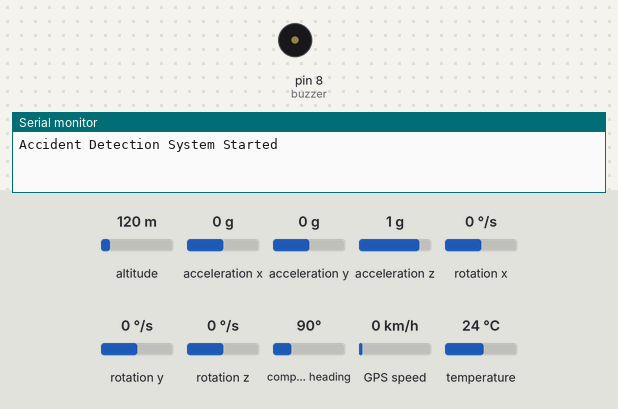
The sketch below on a simulated Arduino Uno, built with avr-gcc and run on an emulated ATmega328P. On the bench: buzzer (waves = sounding, pin HIGH), the last lines printed to the serial monitor. The test bench sets the inputs (shaded band); at power-on: altitude 120 m, acceleration x 0 g, acceleration y 0 g, acceleration z 1 g, rotation x 0 °/s, rotation y 0 °/s, rotation z 0 °/s, compass heading 90°, GPS speed 0 km/h, temperature 24 °C. The GPS gets a fix after 3 s at 37.7749, -122.4194 with 8 satellites; the modem accepts every AT command (registered, SIM ready, sends succeed) and sends nothing else.

Above: at 15.0 s.
At 32.8 s:
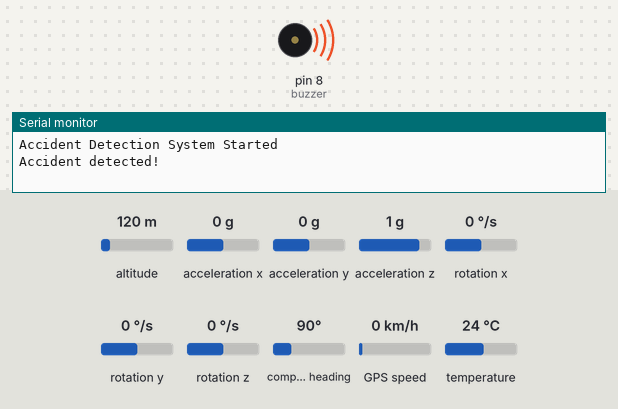
Timing chart, 0 to 46.1 s (numbered marks = the images above):
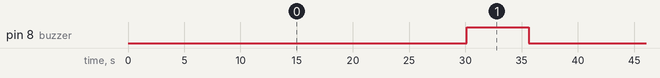

Measured:
- by itself, pin 8 (buzzer): alternates HIGH for 5.5 s and LOW for 29.9 s

The sketch:

accident_detection.ino
```cpp
#include <Wire.h>
#include <Adafruit_Sensor.h>
#include <Adafruit_MPU6050.h>
#include <SoftwareSerial.h>
#include <TinyGPS++.h>

#define buzzer 8
Adafruit_MPU6050 mpu;
SoftwareSerial gsm(7, 6);
SoftwareSerial gpsSerial(4, 3);

TinyGPSPlus gps;
float threshold = 2.5;
long lastAlert = 0;

void setup() {
  Serial.begin(9600);
  gsm.begin(9600);
  gpsSerial.begin(9600);
  pinMode(buzzer, OUTPUT);

  if (!mpu.begin()) {
    Serial.println("MPU6050 not detected");
    while (1);
  }
  Serial.println("Accident Detection System Started");
}

void loop() {
  while (gpsSerial.available() > 0) gps.encode(gpsSerial.read());

  sensors_event_t a, g, temp;
  mpu.getEvent(&a, &g, &temp);

  float totalAccel = sqrt(a.acceleration.x*a.acceleration.x +
                          a.acceleration.y*a.acceleration.y +
                          a.acceleration.z*a.acceleration.z);

  if (totalAccel > threshold && millis() - lastAlert > 30000) {
    Serial.println("Accident detected!");
    digitalWrite(buzzer, HIGH);
    sendAlertSMS();
    lastAlert = millis();
  } else digitalWrite(buzzer, LOW);

  delay(100);
}

void sendAlertSMS() {
  if (gps.location.isValid()) {
    String latitude = String(gps.location.lat(), 6);
    String longitude = String(gps.location.lng(), 6);
    String message = "Accident Alert! Location: " + latitude + ", " + longitude;

    gsm.println("AT+CMGF=1");
    delay(100);
    gsm.println("AT+CMGS=\"+91XXXXXXXXXX\"");
    delay(100);
    gsm.println(message);
    delay(100);
    gsm.write(26);
    delay(5000);
  }
}
```
